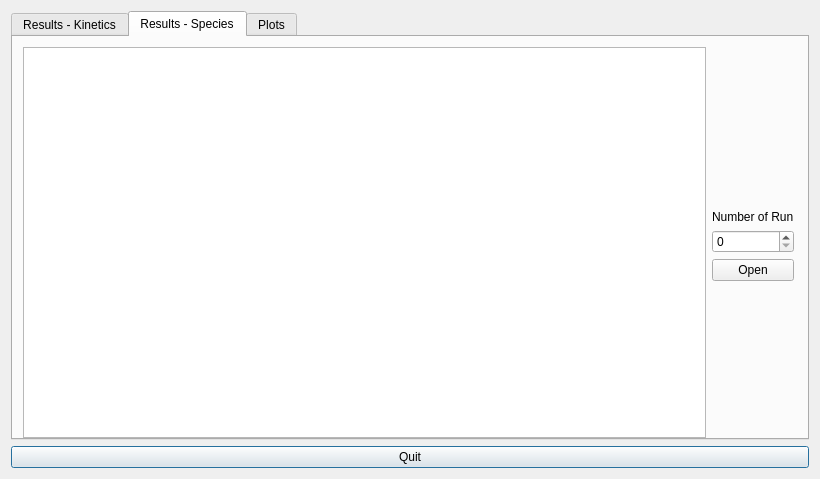
<?xml version="1.0" encoding="UTF-8"?>
<ui version="4.0">
 <class>Dialog</class>
 <widget class="QDialog" name="Dialog">
  <property name="geometry">
   <rect>
    <x>0</x>
    <y>0</y>
    <width>820</width>
    <height>479</height>
   </rect>
  </property>
  <property name="windowTitle">
   <string>Dialog</string>
  </property>
  <layout class="QGridLayout" name="gridLayout">
   <item row="2" column="0">
    <widget class="QPushButton" name="B_Quit">
     <property name="text">
      <string>Quit</string>
     </property>
    </widget>
   </item>
   <item row="1" column="0">
    <widget class="QTabWidget" name="Tab_Main">
     <property name="currentIndex">
      <number>1</number>
     </property>
     <widget class="QWidget" name="tab_ResKin">
      <attribute name="title">
       <string>Results - Kinetics</string>
      </attribute>
      <widget class="QWidget" name="layoutWidget">
       <property name="geometry">
        <rect>
         <x>11</x>
         <y>11</y>
         <width>771</width>
         <height>391</height>
        </rect>
       </property>
       <layout class="QGridLayout" name="gridLayout_2">
        <item row="2" column="1">
         <widget class="QSpinBox" name="sB_Kin"/>
        </item>
        <item row="1" column="1">
         <widget class="QLabel" name="l_NRKin">
          <property name="text">
           <string>Number of Run</string>
          </property>
         </widget>
        </item>
        <item row="0" column="0" rowspan="5">
         <widget class="QTextEdit" name="tE_Kin"/>
        </item>
        <item row="0" column="1">
         <spacer name="verticalSpacer_2">
          <property name="orientation">
           <enum>Qt::Vertical</enum>
          </property>
          <property name="sizeHint" stdset="0">
           <size>
            <width>20</width>
            <height>158</height>
           </size>
          </property>
         </spacer>
        </item>
        <item row="4" column="1">
         <spacer name="verticalSpacer">
          <property name="orientation">
           <enum>Qt::Vertical</enum>
          </property>
          <property name="sizeHint" stdset="0">
           <size>
            <width>20</width>
            <height>158</height>
           </size>
          </property>
         </spacer>
        </item>
        <item row="3" column="1">
         <widget class="QPushButton" name="B_Kin">
          <property name="text">
           <string>Open</string>
          </property>
         </widget>
        </item>
       </layout>
      </widget>
     </widget>
     <widget class="QWidget" name="tab_ResSpec">
      <attribute name="title">
       <string>Results - Species</string>
      </attribute>
      <widget class="QWidget" name="layoutWidget_2">
       <property name="geometry">
        <rect>
         <x>10</x>
         <y>10</y>
         <width>771</width>
         <height>391</height>
        </rect>
       </property>
       <layout class="QGridLayout" name="gridLayout_4">
        <item row="0" column="0" rowspan="5">
         <widget class="QTextEdit" name="tE_Spec"/>
        </item>
        <item row="0" column="1">
         <spacer name="verticalSpacer_5">
          <property name="orientation">
           <enum>Qt::Vertical</enum>
          </property>
          <property name="sizeHint" stdset="0">
           <size>
            <width>20</width>
            <height>158</height>
           </size>
          </property>
         </spacer>
        </item>
        <item row="4" column="1">
         <spacer name="verticalSpacer_6">
          <property name="orientation">
           <enum>Qt::Vertical</enum>
          </property>
          <property name="sizeHint" stdset="0">
           <size>
            <width>20</width>
            <height>158</height>
           </size>
          </property>
         </spacer>
        </item>
        <item row="1" column="1">
         <widget class="QLabel" name="l_NRSpec">
          <property name="text">
           <string>Number of Run</string>
          </property>
         </widget>
        </item>
        <item row="2" column="1">
         <widget class="QSpinBox" name="sB_Spec"/>
        </item>
        <item row="3" column="1">
         <widget class="QPushButton" name="B_Spec">
          <property name="text">
           <string>Open</string>
          </property>
         </widget>
        </item>
       </layout>
      </widget>
     </widget>
     <widget class="QWidget" name="tab_Plots">
      <attribute name="title">
       <string>Plots</string>
      </attribute>
      <widget class="matplotlibWidget" name="widget" native="true">
       <property name="geometry">
        <rect>
         <x>0</x>
         <y>0</y>
         <width>641</width>
         <height>381</height>
        </rect>
       </property>
      </widget>
      <widget class="QWidget" name="layoutWidget">
       <property name="geometry">
        <rect>
         <x>650</x>
         <y>0</y>
         <width>103</width>
         <height>399</height>
        </rect>
       </property>
       <layout class="QVBoxLayout" name="verticalLayout">
        <item>
         <spacer name="verticalSpacer_7">
          <property name="orientation">
           <enum>Qt::Vertical</enum>
          </property>
          <property name="sizeHint" stdset="0">
           <size>
            <width>20</width>
            <height>158</height>
           </size>
          </property>
         </spacer>
        </item>
        <item>
         <layout class="QVBoxLayout" name="verticalLayout_2">
          <item>
           <widget class="QLabel" name="l_Plot">
            <property name="text">
             <string>&lt;html&gt;&lt;head/&gt;&lt;body&gt;&lt;p align=&quot;center&quot;&gt;Select Species&lt;/p&gt;&lt;/body&gt;&lt;/html&gt;</string>
            </property>
           </widget>
          </item>
          <item>
           <widget class="QComboBox" name="cB_Plot">
            <item>
             <property name="text">
              <string>Total</string>
             </property>
            </item>
           </widget>
          </item>
          <item>
           <widget class="QPushButton" name="B_Plot">
            <property name="text">
             <string>Show Results</string>
            </property>
           </widget>
          </item>
         </layout>
        </item>
        <item>
         <spacer name="verticalSpacer_8">
          <property name="orientation">
           <enum>Qt::Vertical</enum>
          </property>
          <property name="sizeHint" stdset="0">
           <size>
            <width>20</width>
            <height>158</height>
           </size>
          </property>
         </spacer>
        </item>
       </layout>
      </widget>
     </widget>
    </widget>
   </item>
  </layout>
 </widget>
 <customwidgets>
  <customwidget>
   <class>matplotlibWidget</class>
   <extends>QWidget</extends>
   <header>matplotlibwidgetFile</header>
   <container>1</container>
  </customwidget>
 </customwidgets>
 <resources/>
 <connections>
  <connection>
   <sender>B_Quit</sender>
   <signal>clicked()</signal>
   <receiver>Dialog</receiver>
   <slot>close()</slot>
   <hints>
    <hint type="sourcelabel">
     <x>280</x>
     <y>93</y>
    </hint>
    <hint type="destinationlabel">
     <x>121</x>
     <y>59</y>
    </hint>
   </hints>
  </connection>
 </connections>
</ui>
